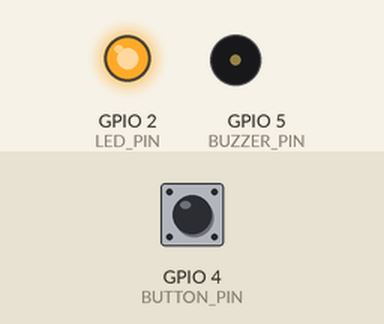
Simulated run of this sketch. Board: ESP32. Shown: output pins drawn as LEDs (lit = HIGH), buzzer (waves = sounding, pin HIGH). Dashed ring = blinking. Inputs (shaded band) come from the test bench; at power-on: GPIO 4 (BUTTON_PIN) HIGH. WiFi joins after 1.5 s; servers stay silent unless stated; uploads are accepted with an empty reply; what the sketch prints to the serial monitor is not drawn.

Above: at 3.3 s.
3.4 s: GPIO 4 (BUTTON_PIN) pulled LOW for 0.15 s
At 4.52 s:
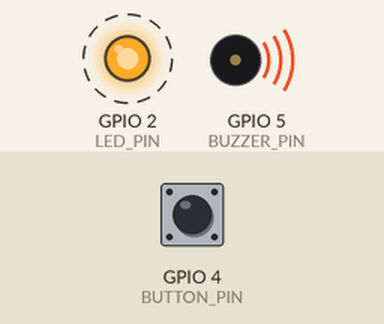
6.1 s: GPIO 4 (BUTTON_PIN) pulled LOW for 3.2 s
At 6.65 s:
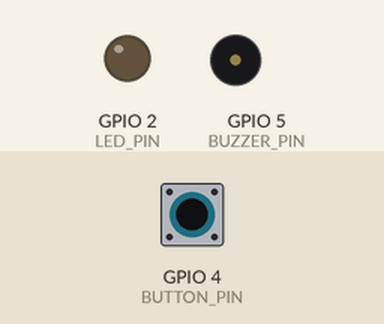
Timing chart, 0 to 11.1 s (numbered marks = the images above; inputs shaded):
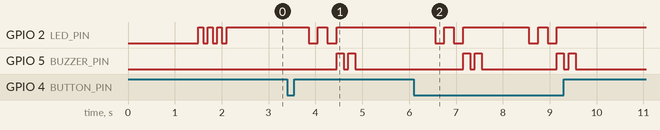

The sketch:

queueflow_button.ino
```cpp
/**
 * QueueFlow ESP32 Worker Button
 *
 * Hardware:
 *   - ESP32 Dev Board
 *   - Push button: GPIO 4 → GND (using INPUT_PULLUP)
 *   - Status LED: GPIO 2 (built-in)
 *   - Optional buzzer: GPIO 5
 *
 * When button pressed → calls backend API → marks order ready
 * LED blinks to confirm successful API call
 */

#include <WiFi.h>
#include <HTTPClient.h>
#include <ArduinoJson.h>

// ─── Configuration ──────────────────────────────────────────────────────────
const char* WIFI_SSID     = "YOUR_WIFI_SSID";
const char* WIFI_PASS     = "YOUR_WIFI_PASSWORD";
const char* SERVER_URL    = "https://your-backend.onrender.com";
const char* ESP32_API_KEY = "your_esp32_api_key_here";

// ─── Pin Definitions ─────────────────────────────────────────────────────────
#define BUTTON_PIN  4
#define LED_PIN     2
#define BUZZER_PIN  5

// ─── State ───────────────────────────────────────────────────────────────────
bool lastButtonState = HIGH;
unsigned long lastDebounceTime = 0;
const unsigned long DEBOUNCE_DELAY = 50;
unsigned long lastHeartbeat = 0;
const unsigned long HEARTBEAT_INTERVAL = 30000; // 30s

void setup() {
  Serial.begin(115200);
  pinMode(BUTTON_PIN, INPUT_PULLUP);
  pinMode(LED_PIN, OUTPUT);
  pinMode(BUZZER_PIN, OUTPUT);

  digitalWrite(LED_PIN, LOW);

  connectWiFi();
  Serial.println("✅ QueueFlow ESP32 ready");
  blinkLED(3, 100); // startup confirmation
}

void loop() {
  // Reconnect WiFi if dropped
  if (WiFi.status() != WL_CONNECTED) {
    Serial.println("WiFi lost. Reconnecting...");
    connectWiFi();
  }

  // Read button with debounce
  bool reading = digitalRead(BUTTON_PIN);
  if (reading != lastButtonState) {
    lastDebounceTime = millis();
  }

  if ((millis() - lastDebounceTime) > DEBOUNCE_DELAY) {
    if (reading == LOW) { // button pressed (active low with pullup)
      Serial.println("🔘 Button pressed — calling API...");
      bool success = callButtonPressAPI();
      if (success) {
        blinkLED(2, 200);
        beepBuzzer(2, 150);
      } else {
        blinkLED(5, 80); // fast blink = error
      }
      delay(500); // prevent double-press
    }
  }
  lastButtonState = reading;

  // Heartbeat ping
  if (millis() - lastHeartbeat > HEARTBEAT_INTERVAL) {
    pingServer();
    lastHeartbeat = millis();
  }
}

bool callButtonPressAPI() {
  if (WiFi.status() != WL_CONNECTED) return false;

  HTTPClient http;
  String url = String(SERVER_URL) + "/api/iot/button-press";

  http.begin(url);
  http.addHeader("Content-Type", "application/json");
  http.addHeader("x-esp32-api-key", ESP32_API_KEY);
  http.setTimeout(8000);

  StaticJsonDocument<128> doc;
  doc["workerId"] = "esp32-station-1";
  doc["timestamp"] = millis();

  String body;
  serializeJson(doc, body);

  int httpCode = http.POST(body);
  String response = http.getString();
  http.end();

  Serial.printf("API response [%d]: %s\n", httpCode, response.c_str());
  return (httpCode == 200);
}

void pingServer() {
  HTTPClient http;
  String url = String(SERVER_URL) + "/api/iot/status";
  http.begin(url);
  http.addHeader("x-esp32-api-key", ESP32_API_KEY);
  http.setTimeout(5000);
  int code = http.GET();
  http.end();
  Serial.printf("Heartbeat: %d\n", code);
}

void connectWiFi() {
  Serial.print("Connecting to WiFi");
  WiFi.begin(WIFI_SSID, WIFI_PASS);
  int attempts = 0;
  while (WiFi.status() != WL_CONNECTED && attempts < 20) {
    delay(500);
    Serial.print(".");
    attempts++;
  }
  if (WiFi.status() == WL_CONNECTED) {
    Serial.println("\n✅ WiFi connected: " + WiFi.localIP().toString());
    digitalWrite(LED_PIN, HIGH);
  } else {
    Serial.println("\n❌ WiFi failed — running offline");
    digitalWrite(LED_PIN, LOW);
  }
}

void blinkLED(int times, int delayMs) {
  for (int i = 0; i < times; i++) {
    digitalWrite(LED_PIN, HIGH);
    delay(delayMs);
    digitalWrite(LED_PIN, LOW);
    delay(delayMs);
  }
  digitalWrite(LED_PIN, WiFi.status() == WL_CONNECTED ? HIGH : LOW);
}

void beepBuzzer(int times, int delayMs) {
  for (int i = 0; i < times; i++) {
    digitalWrite(BUZZER_PIN, HIGH);
    delay(delayMs);
    digitalWrite(BUZZER_PIN, LOW);
    delay(100);
  }
}
```

Measured:
- after the input at 3.4 s, GPIO 2 (LED_PIN): alternates HIGH for 0.20 s and LOW for 0.20 s, 4 changes in all, then stays HIGH, starting after 0.45 s; GPIO 5 (BUZZER_PIN): alternates HIGH for 0.15 s and LOW for 0.10 s, 4 changes in all, then stays LOW, starting after 1.1 s
- after the input at 6.1 s, GPIO 2 (LED_PIN): HIGH → LOW after 0.45 s, → HIGH 0.20 s later, → LOW 0.20 s later, → HIGH 0.20 s later, … (8 changes in this stretch); GPIO 5 (BUZZER_PIN): LOW → HIGH after 1.1 s, → LOW 0.15 s later, → HIGH 0.10 s later, → LOW 0.15 s later, … (8 changes in this stretch)
